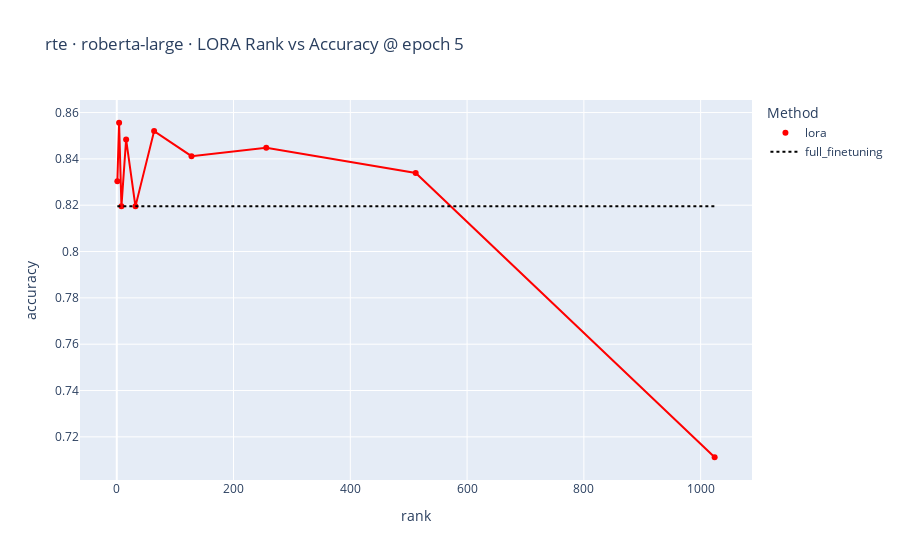

Source (notebook cell):
### Code cell
# === Config ===
ROOT = "./glue_results_final"
TASK = "rte"
MODEL = "roberta-large"        # "roberta-base" or "roberta-large"
METHOD_TO_SHOW = "lora"     # "lora" or "rslora"


def parse_rank(name: str):
    m = re.search(r"_r(\d+)_", name)
    return int(m.group(1)) if m else None

def read_eval(csv_path: Path):
    try:
        df = pd.read_csv(csv_path)
    except Exception:
        return None
    if "eval_accuracy" in df.columns and "accuracy" not in df.columns:
        df = df.rename(columns={"eval_accuracy":"accuracy"})
    if "epoch" not in df.columns:
        df = df.reset_index().rename(columns={"index":"epoch"})
        df["epoch"] = df["epoch"] + 1
    df = df[df["epoch"].astype(float).between(1,5)].sort_values("epoch")
    return df

def epoch5_accuracy(df):
    row = df[df["epoch"].astype(float) == 5.0]
    if not row.empty:
        return float(row["accuracy"].iloc[-1])
    return float(df["accuracy"].iloc[-1]) if not df.empty else None

def load_points(root, task, model, method):
    base = Path(root)/task/model
    rows = []

    # full fine-tuning
    mdir = base/"full_finetuning"
    if mdir.exists():
        for run in mdir.iterdir():
            if run.is_dir() and run.name.endswith("_best_accuracy"):
                df = read_eval(run/"eval_per_epoch.csv")
                if df is not None and "accuracy" in df.columns:
                    acc = epoch5_accuracy(df)
                    if acc is not None:
                        rows.append({"method":"full_finetuning","rank":None,"run_name":run.name,"accuracy":acc})

    # chosen method (lora or rslora)
    mdir = base/method
    if mdir.exists():
        for run in mdir.iterdir():
            if run.is_dir() and run.name.endswith("_best_accuracy"):
                rk = parse_rank(run.name)
                df = read_eval(run/"eval_per_epoch.csv")
                if rk is not None and df is not None and "accuracy" in df.columns:
                    acc = epoch5_accuracy(df)
                    if acc is not None:
                        rows.append({"method":method,"rank":rk,"run_name":run.name,"accuracy":acc})
    return pd.DataFrame(rows)

# ---- build figure (dynamic axes) ----
df = load_points(ROOT, TASK, MODEL, METHOD_TO_SHOW)
if df.empty:
    raise SystemExit("No runs found.")

meth_df = df[df["method"]==METHOD_TO_SHOW].dropna(subset=["rank"]).sort_values("rank")
if meth_df.empty:
    raise SystemExit(f"No {METHOD_TO_SHOW} ranks found.")

# dynamic ranks list for THIS model/method
ranks = meth_df["rank"].astype(int).tolist()
xmin, xmax = min(ranks), max(ranks)

# full-FT baseline
ft_acc = df.loc[df["method"]=="full_finetuning","accuracy"].mean()

# color per method
method_color = {"lora":"red", "rslora":"green"}
line_color = method_color[METHOD_TO_SHOW]
title_method = "LoRA" if METHOD_TO_SHOW=="lora" else "RSLoRA"

# Separate LoRA and full_ft
lora_df = df[df["method"]==METHOD_TO_SHOW].sort_values("rank")
ft_acc = df.loc[df["method"]=="full_finetuning","accuracy"].mean()

# Plot
fig = px.scatter(
    lora_df, x="rank", y="accuracy",
    color="method", symbol="method",
    color_discrete_map={METHOD_TO_SHOW:"red"},
    # hover_data=["run_name"],
    title=f"{TASK} · {MODEL} · {METHOD_TO_SHOW.upper()} Rank vs Accuracy @ epoch 5",
    labels={"rank":"LoRA rank", "accuracy":"accuracy"}
)

# Add trend line for LoRA
fig.add_trace(go.Scatter(
    x=lora_df["rank"], y=lora_df["accuracy"],
    mode="lines", name=f"{METHOD_TO_SHOW} (trend)",
    line=dict(color="red", width=2),
    hoverinfo="skip",
    showlegend=False
))

# Add horizontal line for full fine-tuning
fig.add_trace(go.Scatter(
    x=[min(ranks), max(ranks)],
    y=[ft_acc, ft_acc],
    mode="lines",
    name="full_finetuning",   # legend label
    line=dict(color="black", dash="dot", width=2),
    hovertemplate="method=full_finetuning<br>accuracy=%{y:.3f}<extra></extra>",

))


fig.update_layout(
    xaxis_title="rank",
    yaxis_title="accuracy",
    legend_title_text="Method",
)

fig

### Figure 1 — Plotly figure (JSON) as saved in the notebook; plotly's stock layout.template omitted (floating-point values rounded to 4 significant figures)
{"data": [{"hovertemplate": "method=lora<br>LoRA rank=%{x}<br>accuracy=%{y}<extra></extra>", "legendgroup": "lora", "marker": {"color": "red", "symbol": "circle"}, "mode": "markers", "name": "lora", "orientation": "v", "showlegend": true, "type": "scatter", "x": [1.0, 4.0, 8.0, 16.0, 32.0, 64.0, 128.0, 256.0, 512.0, 1024.0], "xaxis": "x", "y": [0.8303, 0.8556, 0.8195, 0.8484, 0.8195, 0.852, 0.8412, 0.8448, 0.8339, 0.7112], "yaxis": "y"}, {"hoverinfo": "skip", "line": {"color": "red", "width": 2}, "mode": "lines", "name": "lora (trend)", "showlegend": false, "type": "scatter", "x": [1.0, 4.0, 8.0, 16.0, 32.0, 64.0, 128.0, 256.0, 512.0, 1024.0], "y": [0.8303, 0.8556, 0.8195, 0.8484, 0.8195, 0.852, 0.8412, 0.8448, 0.8339, 0.7112]}, {"hovertemplate": "method=full_finetuning<br>accuracy=%{y:.3f}<extra></extra>", "line": {"color": "black", "dash": "dot", "width": 2}, "mode": "lines", "name": "full_finetuning", "type": "scatter", "x": [1, 1024], "y": [0.8195, 0.8195]}], "layout": {"legend": {"title": {"text": "Method"}, "tracegroupgap": 0}, "title": {"text": "rte · roberta-large · LORA Rank vs Accuracy @ epoch 5"}, "xaxis": {"anchor": "y", "domain": [0, 1], "title": {"text": "rank"}}, "yaxis": {"anchor": "x", "domain": [0, 1], "title": {"text": "accuracy"}}}}
